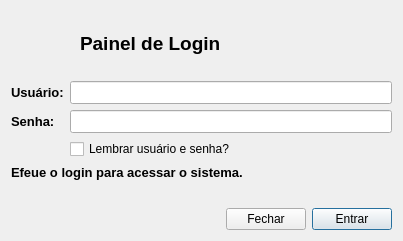
<?xml version="1.0" encoding="UTF-8"?>
<ui version="4.0">
 <class>LoginDialog</class>
 <widget class="QDialog" name="LoginDialog">
  <property name="windowModality">
   <enum>Qt::WindowModal</enum>
  </property>
  <property name="geometry">
   <rect>
    <x>0</x>
    <y>0</y>
    <width>403</width>
    <height>241</height>
   </rect>
  </property>
  <property name="windowTitle">
   <string>Painel de login</string>
  </property>
  <property name="styleSheet">
   <string notr="true">QLabel {
	font-size: 10pt;
	font-weight: bold;
}

QLineEdit {
	font-size: 10pt;
}

#label {
	background-image: url(:/icon/64/cart.png);
	background-repeat: no-repeat;
	padding-left: 64px;
	font-size: 14pt;
	font-weight: bold;
}</string>
  </property>
  <layout class="QGridLayout" name="gridLayout_2">
   <item row="4" column="0">
    <spacer name="horizontalSpacer_3">
     <property name="orientation">
      <enum>Qt::Horizontal</enum>
     </property>
     <property name="sizeHint" stdset="0">
      <size>
       <width>218</width>
       <height>20</height>
      </size>
     </property>
    </spacer>
   </item>
   <item row="0" column="0" colspan="2">
    <widget class="QLabel" name="label">
     <property name="minimumSize">
      <size>
       <width>0</width>
       <height>64</height>
      </size>
     </property>
     <property name="text">
      <string>Painel de Login</string>
     </property>
    </widget>
   </item>
   <item row="4" column="1">
    <layout class="QGridLayout" name="gridLayout">
     <item row="0" column="0">
      <widget class="QPushButton" name="pushButton_2">
       <property name="text">
        <string>Fechar</string>
       </property>
       <property name="autoDefault">
        <bool>false</bool>
       </property>
      </widget>
     </item>
     <item row="0" column="1">
      <widget class="QPushButton" name="pushButton">
       <property name="text">
        <string>Entrar</string>
       </property>
      </widget>
     </item>
    </layout>
   </item>
   <item row="1" column="0" colspan="2">
    <layout class="QFormLayout" name="formLayout">
     <item row="0" column="1">
      <widget class="QLineEdit" name="usuario">
       <property name="maxLength">
        <number>25</number>
       </property>
      </widget>
     </item>
     <item row="1" column="0">
      <widget class="QLabel" name="label_3">
       <property name="text">
        <string>Senha:</string>
       </property>
      </widget>
     </item>
     <item row="1" column="1">
      <widget class="QLineEdit" name="senha">
       <property name="maxLength">
        <number>64</number>
       </property>
       <property name="echoMode">
        <enum>QLineEdit::Password</enum>
       </property>
      </widget>
     </item>
     <item row="0" column="0">
      <widget class="QLabel" name="label_2">
       <property name="text">
        <string>Usuário:</string>
       </property>
      </widget>
     </item>
     <item row="2" column="0">
      <widget class="QLabel" name="label_5">
       <property name="text">
        <string/>
       </property>
      </widget>
     </item>
     <item row="2" column="1">
      <widget class="QCheckBox" name="issave">
       <property name="text">
        <string>Lembrar usuário e senha?</string>
       </property>
      </widget>
     </item>
    </layout>
   </item>
   <item row="3" column="1">
    <spacer name="verticalSpacer">
     <property name="orientation">
      <enum>Qt::Vertical</enum>
     </property>
     <property name="sizeHint" stdset="0">
      <size>
       <width>20</width>
       <height>5</height>
      </size>
     </property>
    </spacer>
   </item>
   <item row="2" column="0" colspan="2">
    <widget class="QLabel" name="logs">
     <property name="text">
      <string>Efeue o login para acessar o sistema.</string>
     </property>
    </widget>
   </item>
  </layout>
 </widget>
 <resources/>
 <connections>
  <connection>
   <sender>pushButton_2</sender>
   <signal>clicked()</signal>
   <receiver>LoginDialog</receiver>
   <slot>reject()</slot>
   <hints>
    <hint type="sourcelabel">
     <x>365</x>
     <y>172</y>
    </hint>
    <hint type="destinationlabel">
     <x>309</x>
     <y>148</y>
    </hint>
   </hints>
  </connection>
  <connection>
   <sender>pushButton</sender>
   <signal>clicked()</signal>
   <receiver>LoginDialog</receiver>
   <slot>logon()</slot>
   <hints>
    <hint type="sourcelabel">
     <x>452</x>
     <y>173</y>
    </hint>
    <hint type="destinationlabel">
     <x>412</x>
     <y>143</y>
    </hint>
   </hints>
  </connection>
 </connections>
 <slots>
  <slot>logon()</slot>
 </slots>
</ui>
